Frame 1 (no input): blank canvas, image omitted
Frame 60 (the mouse pressed at the canvas centre just before this capture): blank canvas, image omitted
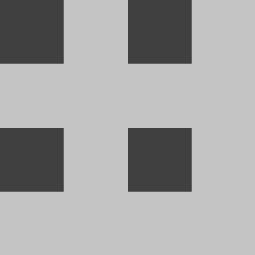
Frame 120 (the mouse held since frame 60 and released just before this capture)

The Processing sketch whose frames 1 and 60 were blank and that drew this single picture after the mouse press (run headless with seeded random() and noise(); from frame 60 on, the mouse is pressed at the canvas centre):

// Processing sketch: processing_7561
// ── processing_7561.pde

// Keith O'Hara <kohara@bard.edu>
// Feb 10 2010
// CMSC 117
//
// Hermann grid illusion
// 

void setup()
{
  size(255, 255);
  smooth();
  fill(64);
  noStroke();
}

void draw()
{
  background(196);
  int stepSize = 1 + mouseX;
  for (int x = 0; x < 255; x = x + stepSize)
  {
    for (int y = 0; y < 255; y = y + stepSize )
    {
      float boxsize = stepSize*(mouseY/float(height));
      rect(x, y, boxsize, boxsize);
    }
  }
}
